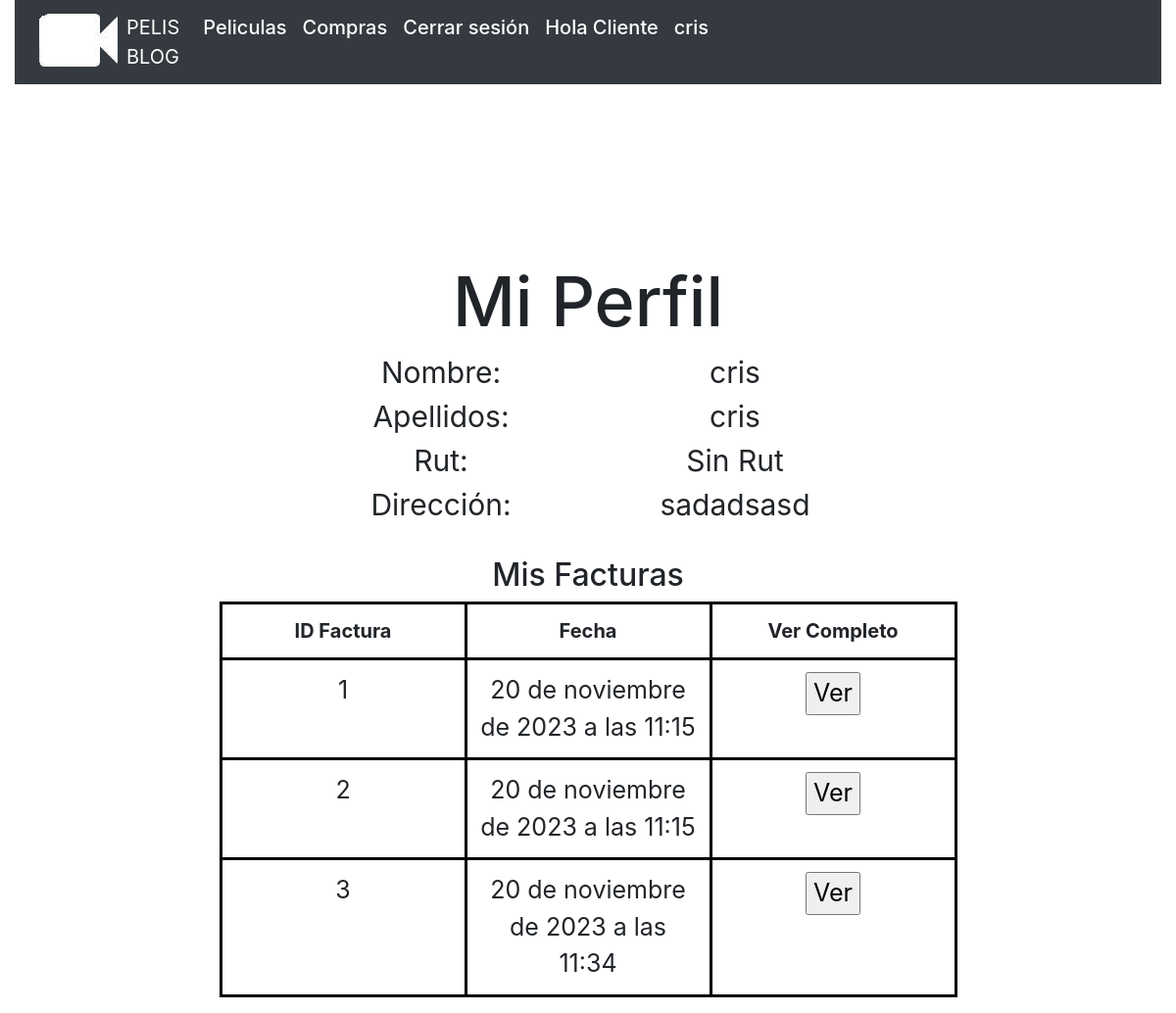
The app's page /peril_usario (signed in), older data.
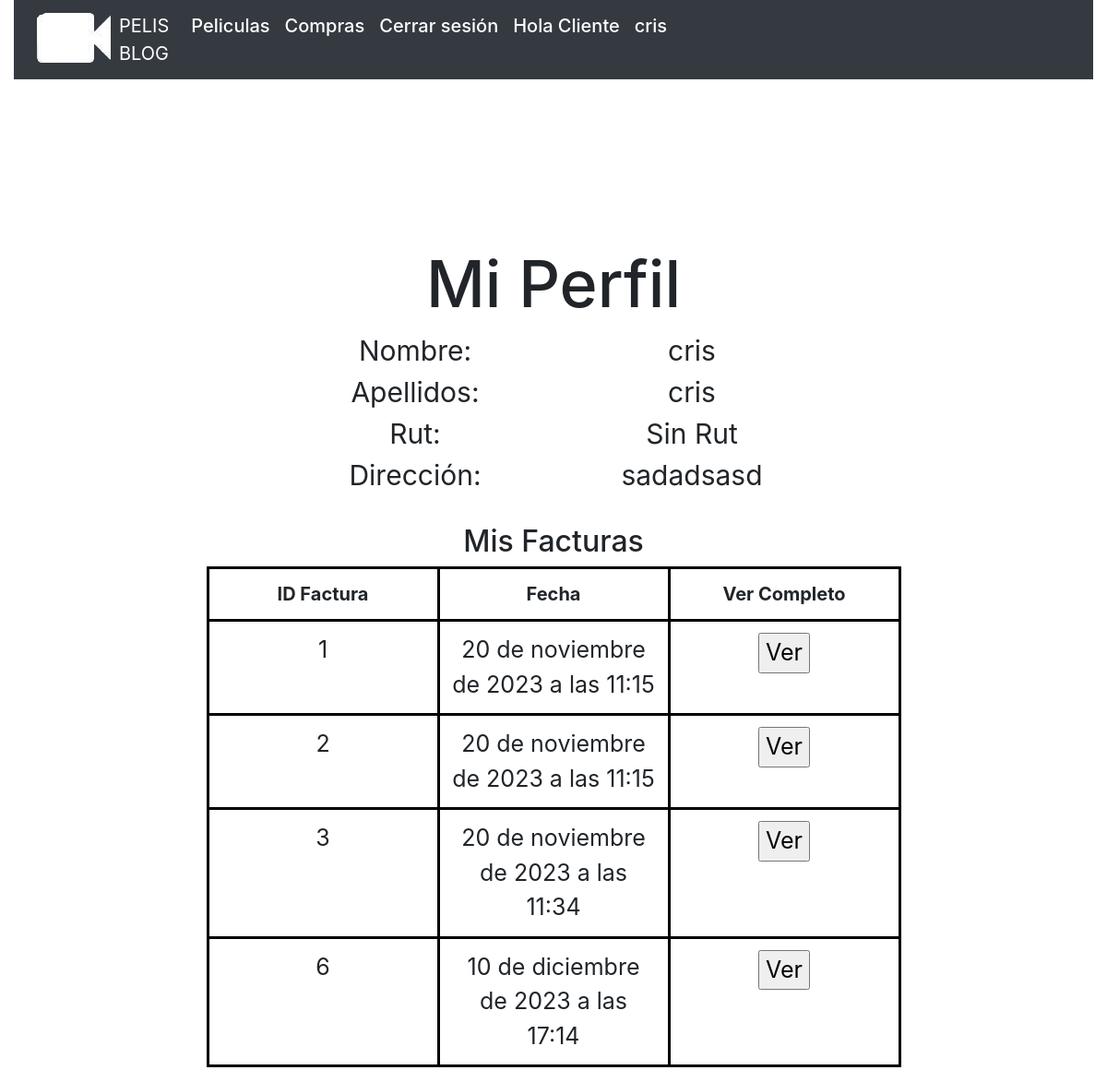
The same page, newer data.
### Peliculas/models.py (models this page shows)
class Factura(models.Model):
    codigo_factura = models.AutoField(primary_key=True)
    usuario = models.ForeignKey(PerfilUsuario, on_delete=models.CASCADE)
    nombre_producto = models.CharField(max_length=90, null=True)
    monto_producto = models.IntegerField(default=1, blank=True, null=True)
    precio_producto = models.IntegerField()
    fecha_factura = models.DateTimeField(auto_now=True)
    estado_factura = models.CharField(max_length=40 ,default="Pendiente", null=True, blank=True)

### PelisBlog/views.py (the view)
# urls.py: path('peril_usario', views.perfil, name='perfil'),
def perfil(request):
    usuario = request.user
    perfil = PerfilUsuario.objects.get(user=usuario)
    facturas = Factura.objects.filter(usuario=perfil)
    return render(request, 'perfil_de_usuario.html', {'perfil':perfil, 'facturas': facturas})

### templates/perfil_de_usuario.html (shortened to what this page needs)
{% extends "base.html" %}
{% load static %}
{% block css %}<link rel="stylesheet" href="{% static 'css/ficha_peli.css' %}">{% endblock css %}
{% block content %}
    <center><h2 class="titulo">Mi Perfil</h2></center>
    <section class="perfil-contenedor">
        <div class="perfil-valor">
            <div class="perfil-titulo">
                Nombre:
            </div>
            <div class="perfil-titulo">
                Apellidos:
            </div>
            <div class="perfil-titulo">
                Rut:
            </div>
            <div class="perfil-titulo">
                Dirección:
            </div>
        </div>
        <div class="perfil-dato">
            <div class="perfil-contenido">
                {{ request.user.first_name }}
            </div>
            <div class="perfil-contenido">
                {{ request.user.last_name }}
            </div>
            <div class="perfil-contenido">
                {{ perfil.rut }}
            </div>
            <div class="perfil-contenido">
                {{ perfil.direccion }}
            </div>
        </div>
    </section>
    <section class="table">
        <h2>
            Mis Facturas
        </h2>
        <table>
            <thead>
                <tr>
                    <th>
                        ID Factura
                    </th>
                    <th>
                        Fecha
                    </th>
                    <th>
                        Ver Completo
                    </th>
                </tr>
            </thead>
            <tbody>
                {% for fa in facturas %}
                <tr>
                    <td>
                        {{ fa.codigo_factura }}
                    </td>
                    <td>
                        {{ fa.fecha_factura }}
                    </td>
                    <td>
                        <a href="{% url 'orden_de_compra' fa.codigo_factura  %}">
                            <input type="button" name="" value="Ver" id="">
                        </a>
                    </td>
                </tr>
                {% endfor %}
            </tbody>
        </table>
    </section>
{% endblock %}

Row changes from the older to the newer data that the page shows:
added Factura: codigo_factura "6", fecha_factura "10 de diciembre de 2023 a las 17:14"
